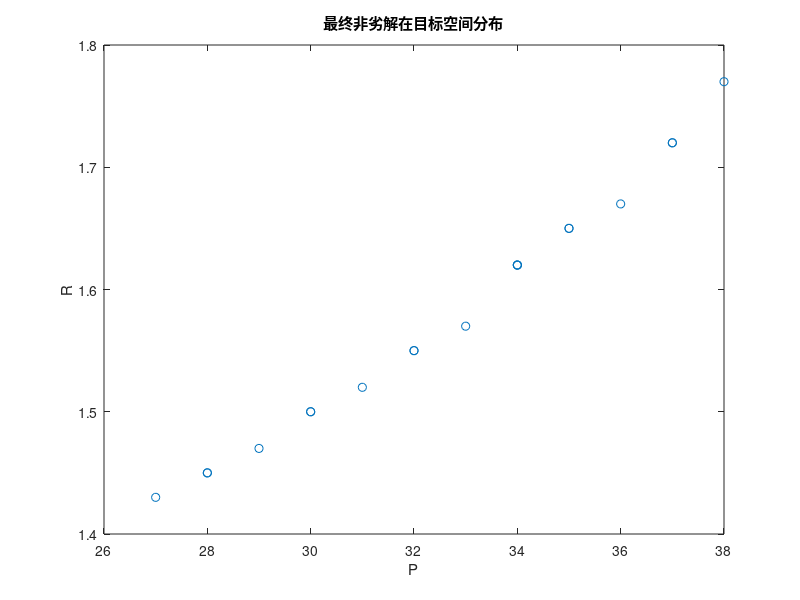

The MATLAB script that drew this image:
%% 该函数演示多目标perota优化问题
%清空环境
clc
clear

load data


%% 初始参数
objnum = size(P,1); %类中物品个数
weight = 92;        %总重量限制

%% 初始化程序
Dim = 5;     %粒子维数
xSize = 50;  %种群个数
MaxIt = 200; %迭代次数
c1 = 0.8;    %算法参数
c2 = 0.8;    %算法参数 
wmax = 1.2;  %惯性因子
wmin = 0.1;  %惯性因子

x = unidrnd(4, xSize, Dim);  %粒子初始化
v = zeros(xSize,Dim);      %速度初始化

xbest = x;           %个体最佳值
gbest = x(1,:);      %粒子群最佳位置

%%  粒子适应度值 
px = zeros(1,xSize);   %粒子价值目标
rx = zeros(1,xSize);   %粒子体积目标
cx = zeros(1,xSize);   %重量约束

%% 最优值初始化
pxbest = zeros(1,xSize); %粒子最优价值目标
rxbest = zeros(1,xSize); %粒子最优体积目标
cxbest = zeros(1,xSize);  %记录重量，以求约束

%% 上一次的值
pxPrior = zeros(1,xSize);%粒子价值目标
rxPrior = zeros(1,xSize);%粒子体积目标
cxPrior = zeros(1,xSize);%记录重量，以求约束

%% 计算初始目标向量
for i = 1:xSize
    for j = 1:Dim %控制类别
        px(i) = px(i) + P(x(i,j),j);  %粒子价值
        rx(i) = rx(i) + R(x(i,j),j);  %粒子体积
        cx(i) = cx(i) + C(x(i,j),j);  %粒子重量
    end
end
%% 粒子最优位置
pxbest = px;rxbest=rx;cxbest=cx;

%% 初始筛选非劣解
flj = [];
fljx = [];
fljNum = 0;
%% 两个实数相等精度
tol = 1e-7;
for i = 1:xSize
    flag=0;  %支配标志
    for j=1:xSize  
        if j~=i
            if ((px(i)<px(j)) &&  (rx(i)>rx(j))) || ...
                ((abs(px(i)-px(j))<tol) &&  (rx(i)>rx(j)))|| ...
                ((px(i)<px(j)) &&  (abs(rx(i)-rx(j))<tol)) || ...
                (cx(i)>weight) 
                    flag=1;
                    break;
            end
        end
    end
    
    %判断有无被支配
    if flag==0
        fljNum=fljNum+1;
        % 记录非劣解
        flj(fljNum,1)=px(i);flj(fljNum,2)=rx(i);flj(fljNum,3)=cx(i);
        % 非劣解位置
        fljx(fljNum,:)=x(i,:); 
    end
end

%% 循环迭代
for iter=1:MaxIt
    
    % 权值更新
    w=wmax-(wmax-wmin)*iter/MaxIt;
     
    %从非劣解中选择粒子作为全局最优解（随机选择）
    s=size(fljx,1);       
    index=randi(s,1,1);  
    gbest=fljx(index,:);

    %% 群体更新
    for i=1:xSize
        %速度更新
        v(i,:)=w*v(i,:)+c1*rand(1,1)*(xbest(i,:)-x(i,:))+c2*rand(1,1)*(gbest-x(i,:));
        
        %位置更新
        x(i,:)=x(i,:)+v(i,:);
        x(i,:) = rem(x(i,:),objnum)/double(objnum);
        
        %% Begin Question???
        index1=find(x(i,:)<=0);
        if ~isempty(index1)
            x(i,index1)=rand(size(index1));
        end
        %% End Question
        %x(i,:)=ceil(4*x(i,:));        
        x(i,:)=ceil(objnum*x(i,:));        
    end
    
    %% 计算个体适应度
    pxPrior(:)=0;
    rxPrior(:)=0;
    cxPrior(:)=0;
    for i=1:xSize
        for j=1:Dim %控制类别
            pxPrior(i) = pxPrior(i)+P(x(i,j),j);  %计算粒子i 价值
            rxPrior(i) = rxPrior(i)+R(x(i,j),j);  %计算粒子i 体积
            cxPrior(i) = cxPrior(i)+C(x(i,j),j);  %计算粒子i 重量
        end
    end
    
    %% 更新粒子历史最佳
    for i=1:xSize
        %现在的支配原有的，替代原有的
         if ((px(i)<pxPrior(i)) &&  (rx(i)>rxPrior(i))) ||((abs(px(i)-pxPrior(i))<tol)...
                 &&  (rx(i)>rxPrior(i)))||((px(i)<pxPrior(i)) &&  (abs(rx(i)-rxPrior(i))<tol)) || (cx(i)>weight) 
                xbest(i,:)=x(i,:);%没有记录目标值
                pxbest(i)=pxPrior(i);rxbest(i)=rxPrior(i);cxbest(i)=cxPrior(i);
          end
        
        %彼此不受支配，随机决定
        if ~( ((px(i)<pxPrior(i)) &&  (rx(i)>rxPrior(i))) ||((abs(px(i)-pxPrior(i))<tol)...
                &&  (rx(i)>rxPrior(i)))||((px(i)<pxPrior(i)) &&  (abs(rx(i)-rxPrior(i))<tol)) || (cx(i)>weight) )...
                &&  ~( ((pxPrior(i)<px(i)) &&  (rxPrior(i)>rx(i))) ||((abs(pxPrior(i)-px(i))<tol) &&  (rxPrior(i)>rx(i)))...
                ||((pxPrior(i)<px(i)) &&  (abs(rxPrior(i)-rx(i))<tol)) || (cxPrior(i)>weight) )
            if rand(1,1)<0.5
                xbest(i,:)=x(i,:);
                  pxbest(i)=pxPrior(i);rxbest(i)=rxPrior(i);cxbest(i)=cxPrior(i);
            end
        end
    end

    %% 更新非劣解集合
    px=pxPrior;
    rx=rxPrior;
    cx=cxPrior;
    %更新升级非劣解集合
    s=size(flj,1);%目前非劣解集合中元素个数
   
    %先将非劣解集合和xbest合并
    pppx=zeros(1,s+xSize);
    rrrx=zeros(1,s+xSize);
    cccx=zeros(1,s+xSize);
    pppx(1:xSize)=pxbest;pppx(xSize+1:end)=flj(:,1)';
    rrrx(1:xSize)=rxbest;rrrx(xSize+1:end)=flj(:,2)';
    cccx(1:xSize)=cxbest;cccx(xSize+1:end)=flj(:,3)';
    xxbest=zeros(s+xSize,Dim);
    xxbest(1:xSize,:)=xbest;
    xxbest(xSize+1:end,:)=fljx;
   
    %筛选非劣解
    flj=[];
    fljx=[];
    k=0;
    tol=1e-7;
    for i=1:xSize+s
        flag=0;%没有被支配
        %判断该点是否非劣
        for j=1:xSize+s 
            if j~=i
                if ((pppx(i)<pppx(j)) &&  (rrrx(i)>rrrx(j))) ||((abs(pppx(i)-pppx(j))<tol) ...
                        &&  (rrrx(i)>rrrx(j)))||((pppx(i)<pppx(j)) &&  (abs(rrrx(i)-rrrx(j))<tol)) ...
                        || (cccx(i)>weight) %有一次被支配
                    flag=1;
                    break;
                end
            end
        end

        %判断有无被支配
        if flag==0
            k=k+1;
            flj(k,1)=pppx(i);flj(k,2)=rrrx(i);flj(k,3)=cccx(i);%记录非劣解
            fljx(k,:)=xxbest(i,:);%非劣解位置
        end
    end
    
    %去掉重复粒子
    repflag=0;   %重复标志
    k=1;         %不同非劣解粒子数
    flj2=[];     %存储不同非劣解
    fljx2=[];    %存储不同非劣解粒子位置
    flj2(k,:)=flj(1,:);
    fljx2(k,:)=fljx(1,:);
    for j=2:size(flj,1)
        repflag=0;  %重复标志
        for i=1:size(flj2,1)
            result=(fljx(j,:)==fljx2(i,:));
            if length(find(result==1))==Dim
                repflag=1;%有重复
            end
        end
        %粒子不同，存储
        if repflag==0 
            k=k+1;
            flj2(k,:)=flj(j,:);
            fljx2(k,:)=fljx(j,:);
        end
        
    end
    
    %非劣解更新
    flj=flj2;
    fljx=fljx2;

end

%绘制非劣解分布
plot(flj(:,1),flj(:,2),'o') 
xlabel('P')
ylabel('R')
title('最终非劣解在目标空间分布')
disp('非劣解flj中三列依次为P，R，C')